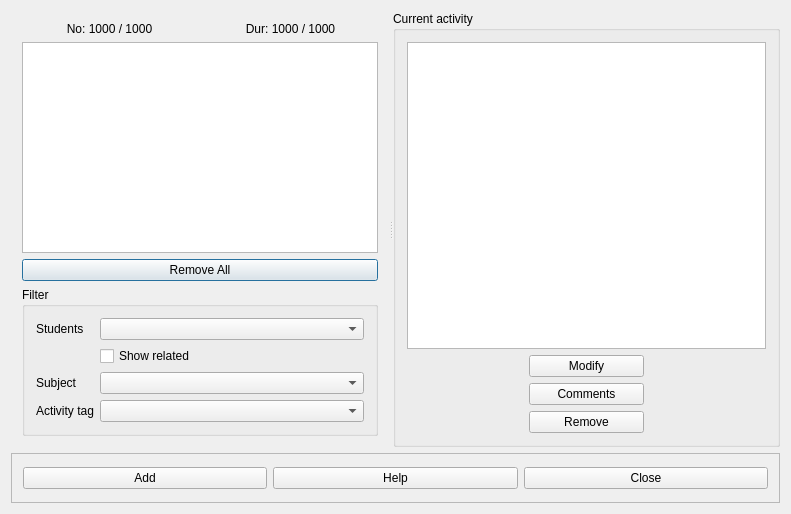
<?xml version="1.0" encoding="UTF-8"?>
<ui version="4.0">
 <class>ActivitiesForm_template</class>
 <widget class="QDialog" name="ActivitiesForm_template">
  <property name="geometry">
   <rect>
    <x>0</x>
    <y>0</y>
    <width>791</width>
    <height>514</height>
   </rect>
  </property>
  <property name="minimumSize">
   <size>
    <width>500</width>
    <height>500</height>
   </size>
  </property>
  <property name="windowTitle">
   <string extracomment="This is the title of the activities dialog">Activities dialog</string>
  </property>
  <layout class="QVBoxLayout" name="verticalLayout_3">
   <item>
    <widget class="QSplitter" name="splitter">
     <property name="orientation">
      <enum>Qt::Horizontal</enum>
     </property>
     <widget class="QWidget" name="">
      <layout class="QVBoxLayout" name="verticalLayout_2">
       <item>
        <layout class="QGridLayout" name="gridLayout_4">
         <item row="0" column="0">
          <widget class="QLabel" name="activeTextLabel">
           <property name="text">
            <string notr="true">No: 1000 / 1000</string>
           </property>
           <property name="alignment">
            <set>Qt::AlignCenter</set>
           </property>
           <property name="wordWrap">
            <bool>false</bool>
           </property>
          </widget>
         </item>
         <item row="0" column="1">
          <widget class="QLabel" name="totalTextLabel">
           <property name="text">
            <string notr="true">Dur: 1000 / 1000</string>
           </property>
           <property name="alignment">
            <set>Qt::AlignCenter</set>
           </property>
           <property name="wordWrap">
            <bool>false</bool>
           </property>
          </widget>
         </item>
         <item row="1" column="0" colspan="2">
          <widget class="QListWidget" name="activitiesListWidget">
           <property name="font">
            <font>
             <family>Ubuntu Mono</family>
            </font>
           </property>
           <property name="spacing">
            <number>4</number>
           </property>
           <property name="viewMode">
            <enum>QListView::ListMode</enum>
           </property>
           <property name="uniformItemSizes">
            <bool>true</bool>
           </property>
          </widget>
         </item>
        </layout>
       </item>
       <item>
        <widget class="QPushButton" name="clearPushButton">
         <property name="text">
          <string>Remove All</string>
         </property>
        </widget>
       </item>
       <item>
        <widget class="QGroupBox" name="filterGroupBox">
         <property name="maximumSize">
          <size>
           <width>16777215</width>
           <height>160</height>
          </size>
         </property>
         <property name="title">
          <string>Filter</string>
         </property>
         <layout class="QFormLayout" name="formLayout">
          <item row="0" column="0">
           <widget class="QLabel" name="studentsTextLabel">
            <property name="text">
             <string comment="It refers to students sets, but I want to keep the string short">Students</string>
            </property>
           </widget>
          </item>
          <item row="0" column="1">
           <widget class="QComboBox" name="studentsComboBox">
            <property name="maximumSize">
             <size>
              <width>550</width>
              <height>16777215</height>
             </size>
            </property>
           </widget>
          </item>
          <item row="1" column="1">
           <widget class="QCheckBox" name="recursiveCheckBox">
            <property name="text">
             <string>Show related</string>
            </property>
           </widget>
          </item>
          <item row="2" column="0">
           <widget class="QLabel" name="subjectsTextLabel">
            <property name="text">
             <string>Subject</string>
            </property>
           </widget>
          </item>
          <item row="2" column="1">
           <widget class="QComboBox" name="subjectsComboBox">
            <property name="maximumSize">
             <size>
              <width>550</width>
              <height>16777215</height>
             </size>
            </property>
           </widget>
          </item>
          <item row="3" column="0">
           <widget class="QLabel" name="activityTagsTextLabel">
            <property name="text">
             <string>Activity tag</string>
            </property>
           </widget>
          </item>
          <item row="3" column="1">
           <widget class="QComboBox" name="activityTagsComboBox">
            <property name="enabled">
             <bool>true</bool>
            </property>
            <property name="maximumSize">
             <size>
              <width>550</width>
              <height>16777215</height>
             </size>
            </property>
           </widget>
          </item>
         </layout>
        </widget>
       </item>
      </layout>
     </widget>
     <widget class="QGroupBox" name="groupBox">
      <property name="title">
       <string>Current activity</string>
      </property>
      <layout class="QGridLayout" name="gridLayout">
       <item row="0" column="0" colspan="3">
        <widget class="QPlainTextEdit" name="activityTextEdit">
         <property name="font">
          <font>
           <family>Ubuntu Mono</family>
          </font>
         </property>
        </widget>
       </item>
       <item row="1" column="0">
        <spacer name="horizontalSpacer">
         <property name="orientation">
          <enum>Qt::Horizontal</enum>
         </property>
         <property name="sizeType">
          <enum>QSizePolicy::Fixed</enum>
         </property>
         <property name="sizeHint" stdset="0">
          <size>
           <width>30</width>
           <height>20</height>
          </size>
         </property>
        </spacer>
       </item>
       <item row="1" column="1">
        <layout class="QVBoxLayout" name="verticalLayout">
         <item>
          <widget class="QPushButton" name="modifyActivityPushButton">
           <property name="text">
            <string>Modify</string>
           </property>
          </widget>
         </item>
         <item>
          <widget class="QPushButton" name="commentsPushButton">
           <property name="text">
            <string>Comments</string>
           </property>
          </widget>
         </item>
         <item>
          <widget class="QPushButton" name="removeActivityPushButton">
           <property name="text">
            <string>Remove</string>
           </property>
          </widget>
         </item>
        </layout>
       </item>
       <item row="1" column="2">
        <spacer name="horizontalSpacer_2">
         <property name="orientation">
          <enum>Qt::Horizontal</enum>
         </property>
         <property name="sizeType">
          <enum>QSizePolicy::Fixed</enum>
         </property>
         <property name="sizeHint" stdset="0">
          <size>
           <width>30</width>
           <height>20</height>
          </size>
         </property>
        </spacer>
       </item>
      </layout>
     </widget>
    </widget>
   </item>
   <item>
    <widget class="QFrame" name="frame">
     <property name="maximumSize">
      <size>
       <width>16777215</width>
       <height>50</height>
      </size>
     </property>
     <property name="frameShape">
      <enum>QFrame::StyledPanel</enum>
     </property>
     <property name="frameShadow">
      <enum>QFrame::Raised</enum>
     </property>
     <layout class="QHBoxLayout" name="horizontalLayout">
      <item>
       <widget class="QPushButton" name="addActivityPushButton">
        <property name="text">
         <string>Add</string>
        </property>
       </widget>
      </item>
      <item>
       <widget class="QPushButton" name="helpPushButton">
        <property name="text">
         <string>Help</string>
        </property>
       </widget>
      </item>
      <item>
       <widget class="QPushButton" name="closePushButton">
        <property name="text">
         <string>Close</string>
        </property>
       </widget>
      </item>
     </layout>
    </widget>
   </item>
  </layout>
 </widget>
 <layoutdefault spacing="6" margin="11"/>
 <resources/>
 <connections/>
</ui>
